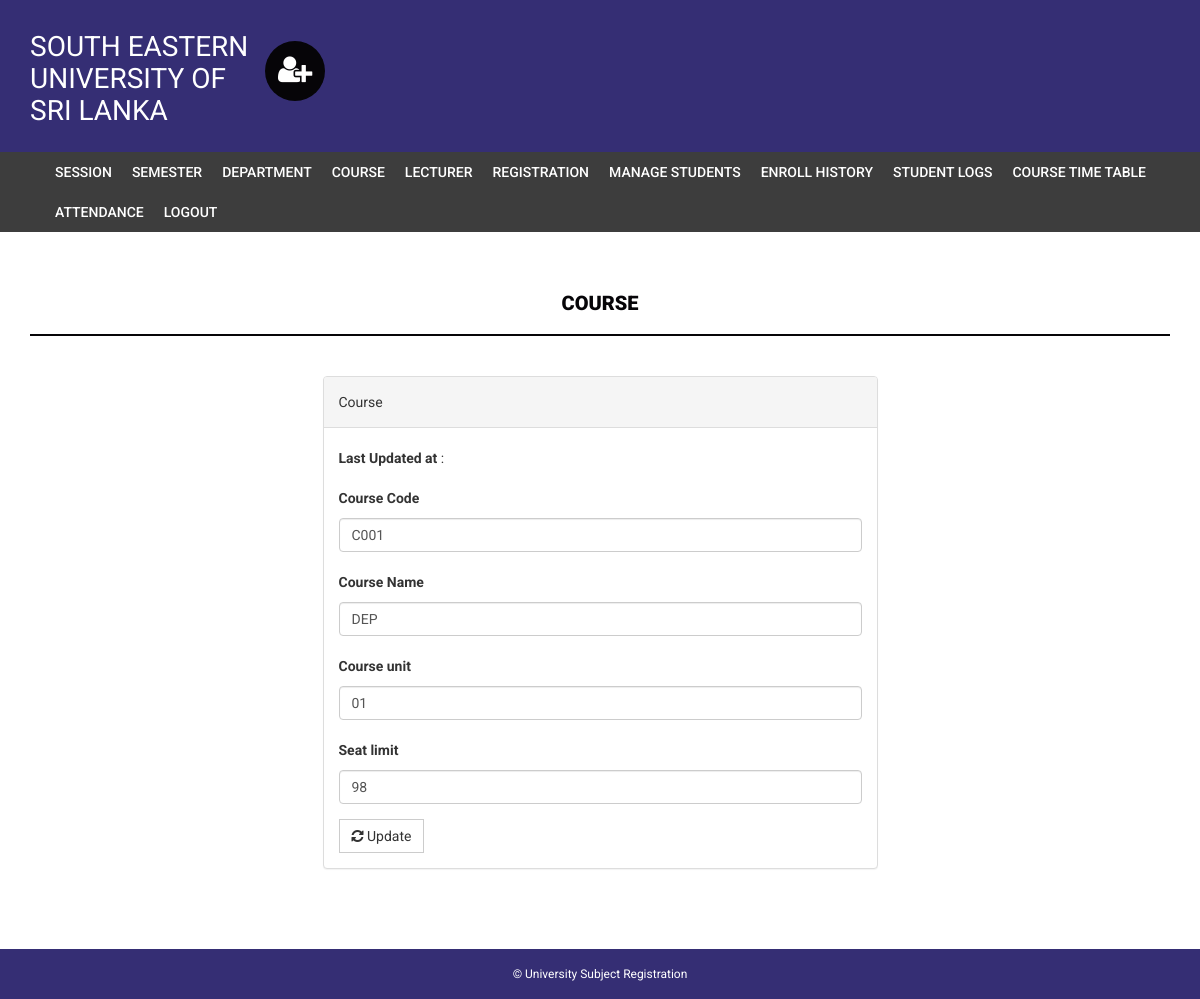
Screenshot of /admin/edit-course.php?id=1 (signed in) with the database file from the repository.
### tables this page shows
CREATE TABLE `course` (
  `id` int(11) NOT NULL,
  `courseCode` varchar(255) NOT NULL,
  `courseName` varchar(255) NOT NULL,
  `courseUnit` varchar(255) NOT NULL,
  `noofSeats` int(11) NOT NULL,
  `creationDate` timestamp NOT NULL DEFAULT current_timestamp(),
  `update_date` date DEFAULT NULL,
  `lecturer` int(255) NOT NULL
);

### admin/edit-course.php (the view, shortened to what this page needs)
<?php
if(strlen($_SESSION['alogin'])==0)
    {
header('location:index.php');
}
else{
$id=intval($_GET['id']);
?>
<!DOCTYPE html>
<html xmlns="http://www.w3.org/1999/xhtml">
<head>
    <link href="assets/css/bootstrap.css" rel="stylesheet" />
    <link href="assets/css/font-awesome.css" rel="stylesheet" />
    <link href="assets/css/style.css" rel="stylesheet" />
</head>
<body>
<?php include('includes/header.php');?>
<?php if($_SESSION['alogin']!="")
{
 include('includes/menubar.php');
}
 ?>
    <div class="content-wrapper">
        <div class="container">
              <div class="row">
                    <div class="col-md-12">
                        <h1 class="page-head-line">Course  </h1>
                    </div>
                </div>
                <div class="row" >
                  <div class="col-md-3"></div>
                    <div class="col-md-6">
                        <div class="panel panel-default">
                        <div class="panel-heading">
                           Course
                        </div>
                        <div class="panel-body">
                       <form name="dept" method="post">
<?php
$sql=mysqli_query($bd, "select * from course where id='$id'");
while($row=mysqli_fetch_array($sql))
{
?>
<p><b>Last Updated at</b> :<?php echo htmlentities($row['updationDate']);?></p>
   <div class="form-group">
    <label for="coursecode">Course Code  </label>
    <input type="text" class="form-control" id="coursecode" name="coursecode" placeholder="Course Code" value="<?php echo htmlentities($row['courseCode']);?>" required />
  </div>
 <div class="form-group">
    <label for="coursename">Course Name  </label>
    <input type="text" class="form-control" id="coursename" name="coursename" placeholder="Course Name" value="<?php echo htmlentities($row['courseName']);?>" required />
  </div>
<div class="form-group">
    <label for="courseunit">Course unit  </label>
    <input type="text" class="form-control" id="courseunit" name="courseunit" placeholder="Course Unit" value="<?php echo htmlentities($row['courseUnit']);?>" required />
  </div>
<div class="form-group">
    <label for="seatlimit">Seat limit  </label>
    <input type="text" class="form-control" id="seatlimit" name="seatlimit" placeholder="Seat limit" value="<?php echo htmlentities($row['noofSeats']);?>" required />
  </div>
<?php } ?>
 <button type="submit" name="submit" class="btn btn-default"><i class=" fa fa-refresh "></i> Update</button>
</form>
                            </div>
                            </div>
                    </div>
                </div>
            </div>
        </div>
  <?php include('includes/footer.php');?>
</body>
</html>
<?php } ?>

### admin/assets/css/style.css (style rules this page uses)
body { font-family: 'Roboto', sans-serif; line-height: 30px; }
.content-wrapper { margin-top: 40px; min-height: 600px; padding-bottom: 60px; }
.page-head-line { font-weight: 900; padding-bottom: 20px; border-bottom: 2px solid #060508; text-transform: uppercase; color: #060508; font-size: 20px; margin-bottom: 40px; }
.btn { border-radius: 0px; -webkit-border-radius: 0px; -moz-border-radius: 0px; }

### admin/includes/footer.php (style rules this page uses)
.col-md-12 { text-align: center; }

### rows the page displays
course: coursecode "C001", coursename "DEP", courseunit "01", seatlimit "98"
